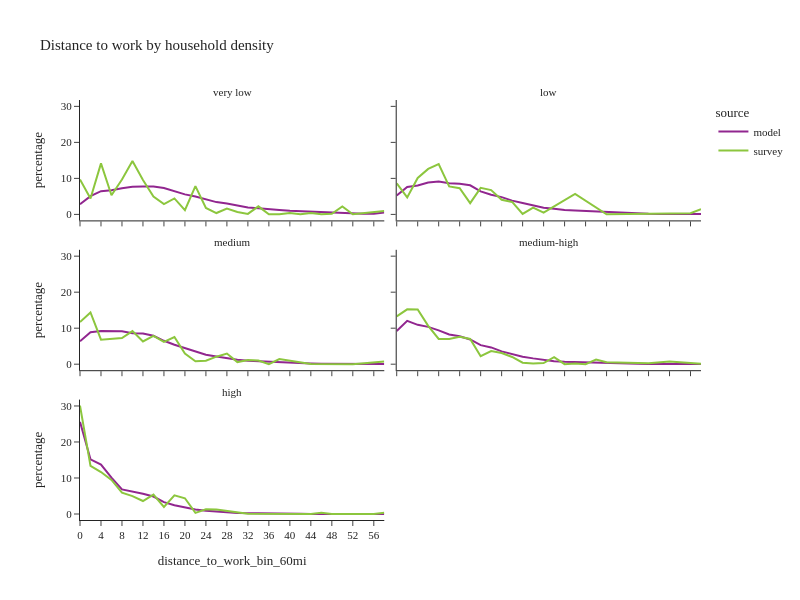

Notebook code for this chart:
### Code cell
df_plot = per_data.groupby(['source','log_hh_1_group','distance_to_work_bin_60mi'], observed=True)['person_weight'].sum().reset_index()
df_plot['percentage'] = df_plot.groupby(['source','log_hh_1_group'], group_keys=False)['person_weight']. \
    apply(lambda x: 100 * x / float(x.sum()))
# df_plot

fig2 = px.line(df_plot, x='distance_to_work_bin_60mi', y="percentage", color="source",
               facet_col="log_hh_1_group", facet_col_wrap=2,
               title="Distance to work by household density")
fig2.for_each_annotation(lambda a: a.update(text = a.text.split("=")[-1]))
fig2.update_layout(height=600, width=800, font=dict(size=11))
fig2.show()

### Figure 1 — Plotly figure (JSON) as saved in the notebook; plotly's stock layout.template omitted (floating-point values rounded to 4 significant figures)
{"data": [{"hovertemplate": "source=model<br>log_hh_1_group=very low<br>distance_to_work_bin_60mi=%{x}<br>percentage=%{y}<extra></extra>", "legendgroup": "model", "line": {"color": "#91268F", "dash": "solid"}, "marker": {"symbol": "circle"}, "mode": "lines", "name": "model", "orientation": "v", "showlegend": true, "type": "scatter", "x": ["0", "2", "4", "6", "8", "10", "12", "14", "16", "18", "20", "22", "24", "26", "28", "30", "32", "34", "36", "38", "40", "42", "44", "46", "48", "50", "52", "54", "56", "58"], "xaxis": "x5", "y": [2.849, 5.083, 6.448, 6.717, 7.277, 7.652, 7.72, 7.75, 7.316, 6.378, 5.566, 4.99, 4.127, 3.417, 3.003, 2.372, 1.902, 1.736, 1.399, 1.229, 0.9961, 0.8587, 0.6987, 0.5724, 0.4842, 0.3364, 0.2624, 0.1808, 0.1609, 0.5191], "yaxis": "y5"}, {"hovertemplate": "source=model<br>log_hh_1_group=low<br>distance_to_work_bin_60mi=%{x}<br>percentage=%{y}<extra></extra>", "legendgroup": "model", "line": {"color": "#91268F", "dash": "solid"}, "marker": {"symbol": "circle"}, "mode": "lines", "name": "model", "orientation": "v", "showlegend": false, "type": "scatter", "x": ["0", "2", "4", "6", "8", "10", "12", "14", "16", "18", "20", "22", "24", "26", "28", "30", "32", "34", "36", "38", "40", "42", "44", "46", "48", "50", "52", "54", "56", "58"], "xaxis": "x6", "y": [5.229, 7.641, 8.037, 8.837, 9.132, 8.659, 8.542, 8.089, 6.408, 5.442, 4.8, 3.834, 3.154, 2.477, 1.872, 1.586, 1.199, 1.114, 0.9693, 0.8362, 0.611, 0.4177, 0.308, 0.2163, 0.1523, 0.1013, 0.08438, 0.06827, 0.0514, 0.1319], "yaxis": "y6"}, {"hovertemplate": "source=model<br>log_hh_1_group=medium<br>distance_to_work_bin_60mi=%{x}<br>percentage=%{y}<extra></extra>", "legendgroup": "model", "line": {"color": "#91268F", "dash": "solid"}, "marker": {"symbol": "circle"}, "mode": "lines", "name": "model", "orientation": "v", "showlegend": false, "type": "scatter", "x": ["0", "2", "4", "6", "8", "10", "12", "14", "16", "18", "20", "22", "24", "26", "28", "30", "32", "34", "36", "38", "40", "42", "44", "46", "48", "50", "52", "54", "56", "58"], "xaxis": "x3", "y": [6.372, 8.877, 9.212, 9.23, 9.135, 8.58, 8.502, 7.891, 6.504, 5.403, 4.526, 3.554, 2.65, 2.144, 1.605, 1.242, 0.9761, 0.8148, 0.7485, 0.5817, 0.4183, 0.3095, 0.2076, 0.1369, 0.09724, 0.06824, 0.07184, 0.03734, 0.02881, 0.07677], "yaxis": "y3"}, {"hovertemplate": "source=model<br>log_hh_1_group=medium-high<br>distance_to_work_bin_60mi=%{x}<br>percentage=%{y}<extra></extra>", "legendgroup": "model", "line": {"color": "#91268F", "dash": "solid"}, "marker": {"symbol": "circle"}, "mode": "lines", "name": "model", "orientation": "v", "showlegend": false, "type": "scatter", "x": ["0", "2", "4", "6", "8", "10", "12", "14", "16", "18", "20", "22", "24", "26", "28", "30", "32", "34", "36", "38", "40", "42", "44", "46", "48", "50", "52", "54", "56", "58"], "xaxis": "x4", "y": [9.209, 12.05, 10.94, 10.37, 9.405, 8.249, 7.758, 6.862, 5.294, 4.658, 3.569, 2.808, 2.076, 1.617, 1.167, 0.8336, 0.6573, 0.5495, 0.4926, 0.409, 0.3507, 0.1983, 0.1229, 0.09314, 0.05523, 0.04239, 0.04565, 0.03179, 0.02242, 0.06705], "yaxis": "y4"}, {"hovertemplate": "source=model<br>log_hh_1_group=high<br>distance_to_work_bin_60mi=%{x}<br>percentage=%{y}<extra></extra>", "legendgroup": "model", "line": {"color": "#91268F", "dash": "solid"}, "marker": {"symbol": "circle"}, "mode": "lines", "name": "model", "orientation": "v", "showlegend": false, "type": "scatter", "x": ["0", "2", "4", "6", "8", "10", "12", "14", "16", "18", "20", "22", "24", "26", "28", "30", "32", "34", "36", "38", "40", "42", "44", "46", "48", "50", "52", "54", "56", "58"], "xaxis": "x", "y": [25.58, 15.17, 13.72, 10.08, 6.842, 6.279, 5.606, 4.861, 3.291, 2.415, 1.764, 1.255, 0.8797, 0.5768, 0.4776, 0.288, 0.2159, 0.202, 0.1521, 0.1081, 0.07508, 0.04991, 0.03081, 0.02083, 0.01627, 0.009765, 0.0115, 0.007595, 0.006727, 0.01866], "yaxis": "y"}, {"hovertemplate": "source=survey<br>log_hh_1_group=very low<br>distance_to_work_bin_60mi=%{x}<br>percentage=%{y}<extra></extra>", "legendgroup": "survey", "line": {"color": "#8CC63E", "dash": "solid"}, "marker": {"symbol": "circle"}, "mode": "lines", "name": "survey", "orientation": "v", "showlegend": true, "type": "scatter", "x": ["0", "2", "4", "6", "8", "10", "12", "14", "16", "18", "20", "22", "24", "26", "28", "30", "32", "34", "36", "38", "40", "42", "44", "46", "48", "50", "52", "58"], "xaxis": "x5", "y": [9.686, 4.434, 14.17, 5.314, 9.697, 14.8, 9.553, 4.984, 2.858, 4.442, 1.197, 7.848, 1.78, 0.3819, 1.592, 0.6831, 0.1381, 2.237, 0.02322, 0.01905, 0.4073, 0.01881, 0.3659, 0.01866, 0.1824, 2.19, 0.0194, 0.9584], "yaxis": "y5"}, {"hovertemplate": "source=survey<br>log_hh_1_group=low<br>distance_to_work_bin_60mi=%{x}<br>percentage=%{y}<extra></extra>", "legendgroup": "survey", "line": {"color": "#8CC63E", "dash": "solid"}, "marker": {"symbol": "circle"}, "mode": "lines", "name": "survey", "orientation": "v", "showlegend": false, "type": "scatter", "x": ["0", "2", "4", "6", "8", "10", "12", "14", "16", "18", "20", "22", "24", "26", "28", "34", "40", "44", "56", "58"], "xaxis": "x6", "y": [8.622, 4.703, 10.12, 12.64, 14.0, 7.777, 7.255, 3.129, 7.369, 6.761, 4.057, 3.468, 0.1205, 1.892, 0.4721, 5.692, 0.03222, 0.06485, 0.3476, 1.479], "yaxis": "y6"}, {"hovertemplate": "source=survey<br>log_hh_1_group=medium<br>distance_to_work_bin_60mi=%{x}<br>percentage=%{y}<extra></extra>", "legendgroup": "survey", "line": {"color": "#8CC63E", "dash": "solid"}, "marker": {"symbol": "circle"}, "mode": "lines", "name": "survey", "orientation": "v", "showlegend": false, "type": "scatter", "x": ["0", "2", "4", "6", "8", "10", "12", "14", "16", "18", "20", "22", "24", "26", "28", "30", "32", "34", "36", "38", "40", "44", "52", "58"], "xaxis": "x3", "y": [11.69, 14.37, 6.824, 6.976, 7.243, 9.199, 6.316, 7.892, 6.222, 7.531, 2.952, 0.8316, 0.9625, 2.088, 2.954, 0.5837, 1.152, 1.041, 0.02597, 1.41, 0.9133, 0.02853, 0.01207, 0.7845], "yaxis": "y3"}, {"hovertemplate": "source=survey<br>log_hh_1_group=medium-high<br>distance_to_work_bin_60mi=%{x}<br>percentage=%{y}<extra></extra>", "legendgroup": "survey", "line": {"color": "#8CC63E", "dash": "solid"}, "marker": {"symbol": "circle"}, "mode": "lines", "name": "survey", "orientation": "v", "showlegend": false, "type": "scatter", "x": ["0", "2", "4", "6", "8", "10", "12", "14", "16", "18", "20", "22", "24", "26", "28", "30", "32", "34", "36", "38", "40", "48", "52", "58"], "xaxis": "x4", "y": [13.29, 15.24, 15.18, 10.63, 7.033, 7.019, 7.611, 7.011, 2.202, 3.651, 3.09, 2.002, 0.4304, 0.2038, 0.3236, 1.956, 0.01287, 0.1753, 0.01488, 1.295, 0.5215, 0.2414, 0.7441, 0.108], "yaxis": "y4"}, {"hovertemplate": "source=survey<br>log_hh_1_group=high<br>distance_to_work_bin_60mi=%{x}<br>percentage=%{y}<extra></extra>", "legendgroup": "survey", "line": {"color": "#8CC63E", "dash": "solid"}, "marker": {"symbol": "circle"}, "mode": "lines", "name": "survey", "orientation": "v", "showlegend": false, "type": "scatter", "x": ["0", "2", "4", "6", "8", "10", "12", "14", "16", "18", "20", "22", "24", "26", "32", "34", "36", "40", "42", "44", "46", "48", "50", "52", "54", "56", "58"], "xaxis": "x", "y": [30.1, 13.37, 11.65, 9.461, 5.928, 4.983, 3.608, 5.394, 1.945, 5.174, 4.368, 0.3159, 1.303, 1.269, 0.07383, 0.09834, 0.03135, 0.04129, 0.008782, 0.02434, 0.354, 0.01045, 0.006571, 0.008766, 0.1371, 0.006568, 0.3356], "yaxis": "y"}], "layout": {"annotations": [{"font": {}, "showarrow": false, "text": "high", "x": 0.245, "xanchor": "center", "xref": "paper", "y": 0.2867, "yanchor": "bottom", "yref": "paper"}, {"font": {}, "showarrow": false, "text": "medium", "x": 0.245, "xanchor": "center", "xref": "paper", "y": 0.6433, "yanchor": "bottom", "yref": "paper"}, {"font": {}, "showarrow": false, "text": "medium-high", "x": 0.755, "xanchor": "center", "xref": "paper", "y": 0.6433, "yanchor": "bottom", "yref": "paper"}, {"font": {}, "showarrow": false, "text": "very low", "x": 0.245, "xanchor": "center", "xref": "paper", "y": 1.0, "yanchor": "bottom", "yref": "paper"}, {"font": {}, "showarrow": false, "text": "low", "x": 0.755, "xanchor": "center", "xref": "paper", "y": 1.0, "yanchor": "bottom", "yref": "paper"}], "font": {"size": 11}, "height": 600, "legend": {"title": {"text": "source"}, "tracegroupgap": 0}, "title": {"text": "Distance to work by household density"}, "width": 800, "xaxis": {"anchor": "y", "domain": [0.0, 0.49], "title": {"text": "distance_to_work_bin_60mi"}}, "xaxis2": {"anchor": "y2", "domain": [0.51, 1.0], "matches": "x", "title": {"text": "distance_to_work_bin_60mi"}}, "xaxis3": {"anchor": "y3", "domain": [0.0, 0.49], "matches": "x", "showticklabels": false}, "xaxis4": {"anchor": "y4", "domain": [0.51, 1.0], "matches": "x", "showticklabels": false}, "xaxis5": {"anchor": "y5", "domain": [0.0, 0.49], "matches": "x", "showticklabels": false}, "xaxis6": {"anchor": "y6", "domain": [0.51, 1.0], "matches": "x", "showticklabels": false}, "yaxis": {"anchor": "x", "domain": [0.0, 0.2867], "title": {"text": "percentage"}}, "yaxis2": {"anchor": "x2", "domain": [0.0, 0.2867], "matches": "y", "showticklabels": false}, "yaxis3": {"anchor": "x3", "domain": [0.3567, 0.6433], "matches": "y", "title": {"text": "percentage"}}, "yaxis4": {"anchor": "x4", "domain": [0.3567, 0.6433], "matches": "y", "showticklabels": false}, "yaxis5": {"anchor": "x5", "domain": [0.7133, 1.0], "matches": "y", "title": {"text": "percentage"}}, "yaxis6": {"anchor": "x6", "domain": [0.7133, 1.0], "matches": "y", "showticklabels": false}}}
